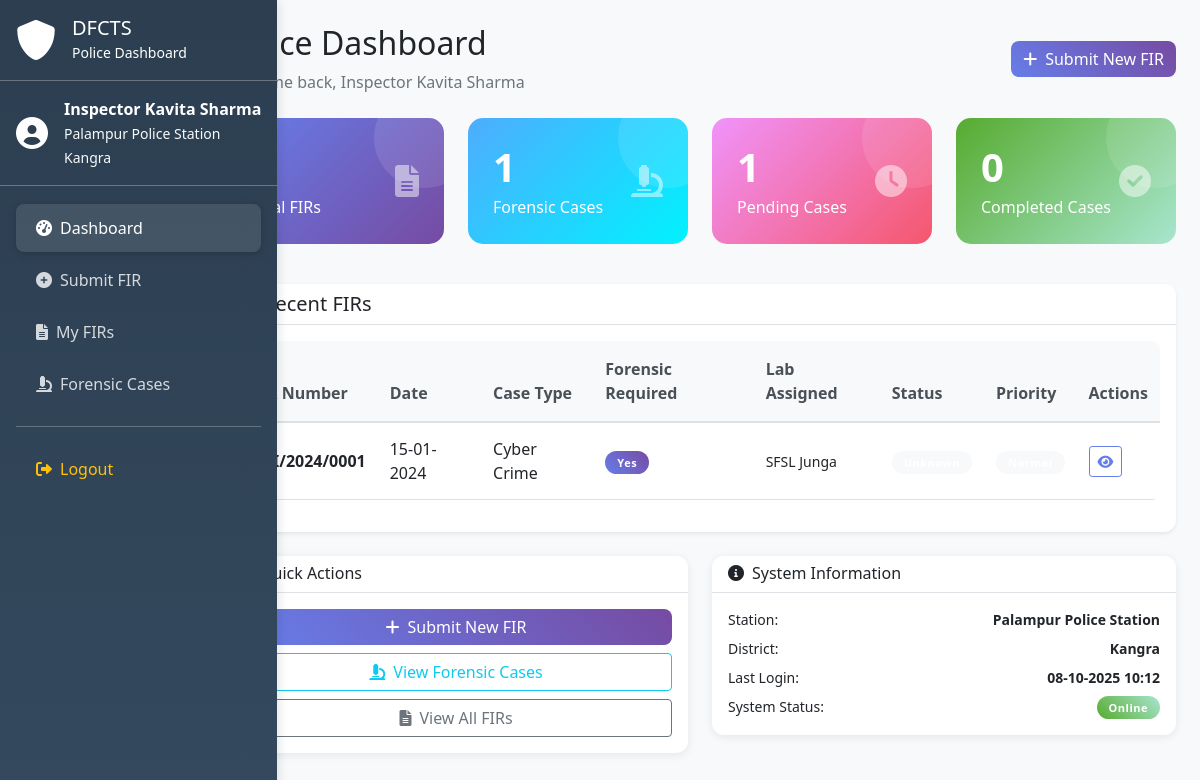
The app's page /police_dashboard.php (signed in) with its own data.
### tables this page shows
CREATE TABLE forensic_cases (
    case_id INT PRIMARY KEY AUTO_INCREMENT,
    fir_id INT NOT NULL,
    lab_name VARCHAR(100) NOT NULL,
    assigned_officer_id INT DEFAULT NULL,
    priority ENUM('low', 'medium', 'high', 'urgent') DEFAULT 'medium',
    status ENUM('received', 'in_process', 'completed', 'on_hold') DEFAULT 'received',
    report_link VARCHAR(500) DEFAULT NULL,
    officer_notes TEXT DEFAULT NULL,
    admin_notes TEXT DEFAULT NULL,
    created_at TIMESTAMP DEFAULT CURRENT_TIMESTAMP,
    updated_at TIMESTAMP DEFAULT CURRENT_TIMESTAMP ON UPDATE CURRENT_TIMESTAMP,
    FOREIGN KEY (fir_id) REFERENCES firs(fir_id) ON DELETE CASCADE,
    FOREIGN KEY (assigned_officer_id) REFERENCES users(id) ON DELETE SET NULL
);

CREATE TABLE firs (
    fir_id INT PRIMARY KEY AUTO_INCREMENT,
    police_id INT NOT NULL,
    fir_number VARCHAR(50) UNIQUE NOT NULL,
    fir_date DATE NOT NULL,
    case_type VARCHAR(100) NOT NULL,
    summary TEXT NOT NULL,
    forensic_required BOOLEAN DEFAULT FALSE,
    lab_assigned VARCHAR(100) DEFAULT NULL,
    law_section VARCHAR(200) DEFAULT NULL,
    approval_notes TEXT DEFAULT NULL,
    status ENUM('submitted', 'under_review', 'approved', 'rejected') DEFAULT 'submitted',
    created_at TIMESTAMP DEFAULT CURRENT_TIMESTAMP,
    updated_at TIMESTAMP DEFAULT CURRENT_TIMESTAMP ON UPDATE CURRENT_TIMESTAMP,
    FOREIGN KEY (police_id) REFERENCES users(id) ON DELETE CASCADE
);

### police_dashboard.php (the view, shortened to what the rows shown need)
<?php
require_once 'includes/auth.php';
$user = getCurrentUser();
$recentFirs = fetchAll(
    "SELECT f.*, fc.status as forensic_status, fc.priority, fc.assigned_officer_id, u.name as officer_name
     FROM firs f
     LEFT JOIN forensic_cases fc ON f.fir_id = fc.fir_id
     LEFT JOIN users u ON fc.assigned_officer_id = u.id
     WHERE f.police_id = ?
     ORDER BY f.created_at DESC
     LIMIT 10",
    [$user['id']]
);
?>
<!DOCTYPE html>
<html lang="en">
<head>
    <link href="https://cdn.jsdelivr.net/npm/bootstrap@5.1.3/dist/css/bootstrap.min.css" rel="stylesheet">
    <link href="https://cdnjs.cloudflare.com/ajax/libs/font-awesome/6.0.0/css/all.min.css" rel="stylesheet">
    <link href="assets/css/style.css" rel="stylesheet">
</head>
<body>
    <div class="container-fluid">
        <div class="row">
            <div class="col-md-9 col-lg-10 px-0">
                <div class="main-content p-4">
                    <div class="d-flex justify-content-between align-items-center mb-4">
                        <div>
                            <h2>Police Dashboard</h2>
                        </div>
                    </div>
                    <div class="card shadow-sm">
                        <div class="card-body">
                            <?php if (empty($recentFirs)): ?>
                                <div class="text-center py-4">
                                    <i class="fas fa-file-alt fa-3x text-muted mb-3"></i>
                                    <h5 class="text-muted">No FIRs submitted yet</h5>
                                    <p class="text-muted">Click the button above to submit your first FIR</p>
                                    <a href="add_fir.php" class="btn btn-primary">
                                        <i class="fas fa-plus me-2"></i>Submit FIR
                                    </a>
                                </div>
                            <?php else: ?>
                                <div class="table-responsive">
                                    <table class="table table-hover">
                                        <thead>
                                            <tr>
                                                <th>FIR Number</th>
                                                <th>Date</th>
                                                <th>Case Type</th>
                                                <th>Forensic Required</th>
                                                <th>Lab Assigned</th>
                                                <th>Status</th>
                                                <th>Priority</th>
                                                <th>Actions</th>
                                            </tr>
                                        </thead>
                                        <tbody>
                                            <?php foreach ($recentFirs as $fir): ?>
                                                <tr>
                                                    <td>
                                                        <strong><?php echo htmlspecialchars($fir['fir_number']); ?></strong>
                                                    </td>
                                                    <td><?php echo formatDate($fir['fir_date'], 'd-m-Y'); ?></td>
                                                    <td><?php echo htmlspecialchars($fir['case_type']); ?></td>
                                                    <td>
                                                        <?php if ($fir['forensic_required']): ?>
                                                            <span class="badge bg-primary">Yes</span>
                                                        <?php else: ?>
                                                            <span class="badge bg-secondary">No</span>
                                                        <?php endif; ?>
                                                    </td>
                                                    <td>
                                                        <?php if ($fir['lab_assigned']): ?>
                                                            <small><?php echo htmlspecialchars($fir['lab_assigned']); ?></small>
                                                        <?php else: ?>
                                                            <span class="text-muted">-</span>
                                                        <?php endif; ?>
                                                    </td>
                                                    <td>
                                                        <?php if ($fir['forensic_required']): ?>
                                                            <?php echo getStatusBadge($fir['forensic_status'] ?? 'received'); ?>
                                                        <?php else: ?>
                                                            <?php echo getStatusBadge($fir['status']); ?>
                                                        <?php endif; ?>
                                                    </td>
                                                    <td>
                                                        <?php if ($fir['priority']): ?>
                                                            <?php echo getPriorityBadge($fir['priority']); ?>
                                                        <?php else: ?>
                                                            <span class="text-muted">-</span>
                                                        <?php endif; ?>
                                                    </td>
                                                    <td>
                                                        <div class="btn-group btn-group-sm" role="group">
                                                            <button type="button" class="btn btn-outline-primary"
                                                                    onclick="viewFIR(<?php echo $fir['fir_id']; ?>)">
                                                                <i class="fas fa-eye"></i>
                                                            </button>
                                                        </div>
                                                    </td>
                                                </tr>
                                            <?php endforeach; ?>
                                        </tbody>
                                    </table>
                                </div>
                            <?php endif; ?>
                        </div>
                    </div>
                </div>
            </div>
        </div>
    </div>
</body>
</html>

### records on screen
forensic_cases: fir.fir_number "SHI/2024/0001", fir.fir_date "15-01-2024", fir.case_type "Cyber Crime", fir.lab_assigned "SFSL Junga"

### other values on screen
$user['name'] "Inspector Kavita Sharma"
$user['station_name'] "Palampur Police Station"
$user['district'] "Kangra"
$stats['forensic_cases'] "1"
$stats['pending_cases'] "1"
$stats['completed_cases'] "0"
